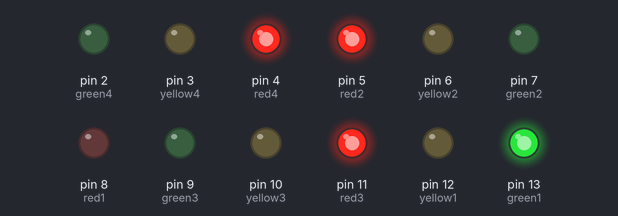
Simulated run of this sketch. Board: Arduino Uno, built with avr-gcc and run on an emulated ATmega328P. On the bench: output pins drawn as LEDs (lit = HIGH).

Above: at 0.1 s.
At 5.1 s:
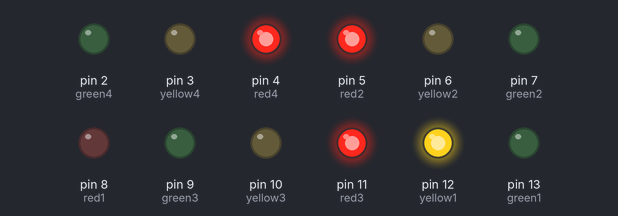
At 12.6 s:
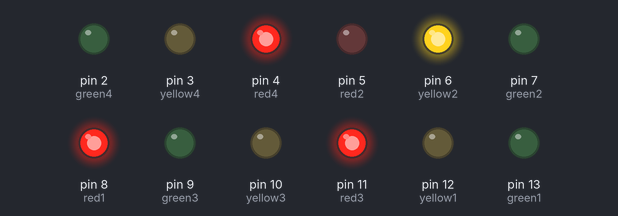
At 20.1 s:
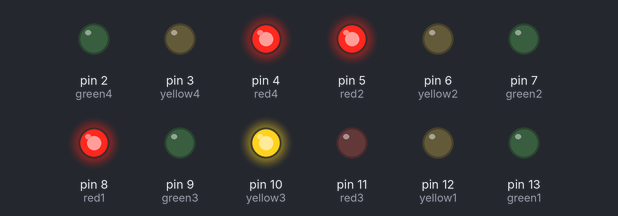
At 27.6 s:
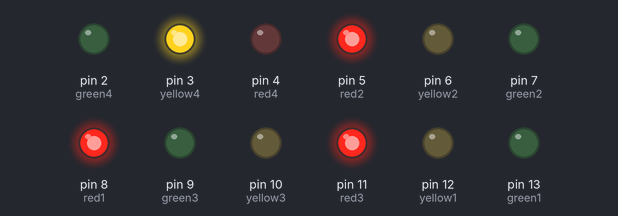
At 37.6 s:
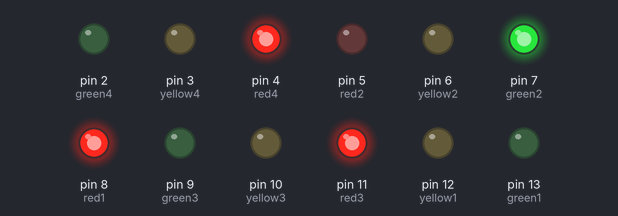
Timing chart, 0 to 39.1 s (numbered marks = the images above):
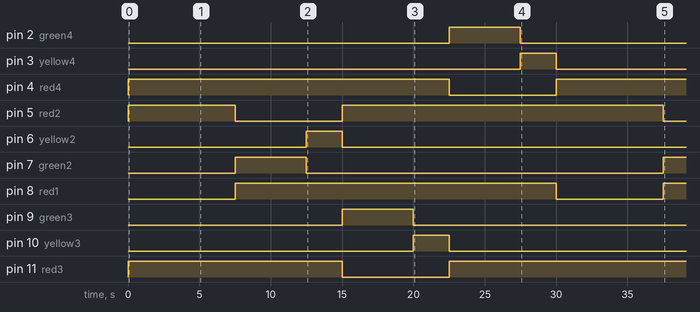

The sketch:

trafficLight.ino
```cpp
// This simulate a traffic light with 4 ways,
// but we can add more as needed

// Define pins
#define red1 8
#define yellow1 12
#define green1 13

#define red2 5
#define yellow2 6
#define green2 7

#define red3 11
#define yellow3 10
#define green3 9

#define red4 4
#define yellow4 3
#define green4 2

// Define times
#define green_to_yellow 5000
#define yellow_to_red 2500

void setup() {
  // Configure all pins with all lights
  pinMode(red1, OUTPUT);
  pinMode(yellow1, OUTPUT);
  pinMode(green1, OUTPUT);

  pinMode(red2, OUTPUT);
  pinMode(yellow2, OUTPUT);
  pinMode(green2, OUTPUT);

  pinMode(red3, OUTPUT);
  pinMode(yellow3, OUTPUT);
  pinMode(green3, OUTPUT);

  pinMode(red4, OUTPUT);
  pinMode(yellow4, OUTPUT);
  pinMode(green4, OUTPUT);

  // Turn off all lights
  digitalWrite(red1, LOW);
  digitalWrite(yellow1, LOW);
  digitalWrite(green1, LOW);

  digitalWrite(red2, LOW);
  digitalWrite(yellow2, LOW);
  digitalWrite(green2, LOW);

  digitalWrite(red3, LOW);
  digitalWrite(yellow3, LOW);
  digitalWrite(green3, LOW);

  digitalWrite(red4, LOW);
  digitalWrite(yellow4, LOW);
  digitalWrite(green4, LOW);

  // Set the initial state
  digitalWrite(green1, HIGH);
  digitalWrite(red2, HIGH);
  digitalWrite(red3, HIGH);
  digitalWrite(red4, HIGH);
}

void loop() {
// This is the basic workflow:
// Turn on green1, red2, red3 and red4 (and others if present)
// Turn off green1 and turn on yellow1
// Turn off yellow1, turn on red1, turn off red2 and turn on green2
// Turn off green2 and turn on yellow2
// Turn off yellow2, turn on red2, turn off red3 and turn on green3
// and so on...

  delay(green_to_yellow);

  changeState(green1, yellow1, red1, red2, green2);

  delay(green_to_yellow);

  changeState(green2, yellow2, red2, red3, green3);

  delay(green_to_yellow);

  changeState(green3, yellow3, red3, red4, green4);

  delay(green_to_yellow);

  changeState(green4, yellow4, red4, red1, green1);

}

void changeState(int green_old, int yellow_old, int red_old, int red_new, int green_new) {
  digitalWrite(green_old, LOW);
  digitalWrite(yellow_old, HIGH);

  delay(yellow_to_red);

  digitalWrite(yellow_old, LOW);
  digitalWrite(red_old, HIGH);
  digitalWrite(red_new, LOW);
  digitalWrite(green_new, HIGH);
}
```

Measured:
- by itself, pin 2 (green4): LOW → HIGH at 22.5 s, → LOW 5.0 s later
- by itself, pin 3 (yellow4): LOW → HIGH at 27.5 s, → LOW 2.5 s later
- by itself, pin 4 (red4): HIGH → LOW at 22.5 s, → HIGH 7.5 s later
- by itself, pin 5 (red2): HIGH → LOW at 7.5 s, → HIGH 7.5 s later, → LOW 22.5 s later
- by itself, pin 6 (yellow2): LOW → HIGH at 12.5 s, → LOW 2.5 s later
- by itself, pin 7 (green2): LOW → HIGH at 7.5 s, → LOW 5.0 s later, → HIGH 25.0 s later
- by itself, pin 8 (red1): LOW → HIGH at 7.5 s, → LOW 22.5 s later, → HIGH 7.5 s later
- by itself, pin 9 (green3): LOW → HIGH at 15.0 s, → LOW 5.0 s later
